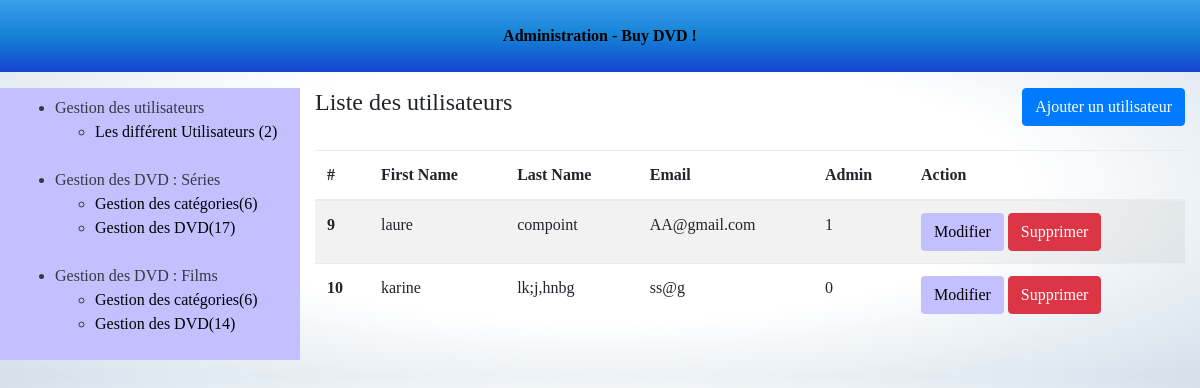
The page /admin/user-list.php (signed in) on the database its author committed.
### tables this page shows
CREATE TABLE `user` (
  `id` int(11) NOT NULL,
  `is_admin` tinyint(4) DEFAULT NULL,
  `lastname` varchar(100) NOT NULL,
  `firstname` varchar(100) NOT NULL,
  `email` varchar(255) NOT NULL,
  `password` varchar(255) NOT NULL
);

### admin/user-list.php (the view, shortened to what this page needs)
<?php
require_once '../tools/_db.php';
$query = $db->query('SELECT * FROM user');
$users = $query->fetchall();
?>
<!DOCTYPE html>
<html>
	<head>
		<?php require 'partials/head_assets.php'; ?>
	</head>
	<body class="index-body">
		<div class="container-fluid">
			<?php require 'partials/header.php'; ?>
			<div class="row my-3 index-content">
				<?php require 'partials/nav.php'; ?>
				<section class="col-9">
					<header class="pb-4 d-flex justify-content-between">
						<h4>Liste des utilisateurs</h4>
						<a class="btn btn-primary" href="user-form.php">Ajouter un utilisateur</a>
					</header>
					<?php if($users): ?>
					<table class="table table-striped">
						<thead>
							<tr>
								<th>#</th>
								<th>First Name</th>
								<th>Last Name</th>
								<th>Email</th>
								<th>Admin</th>
								<th>Action</th>
							</tr>
						</thead>
						<tbody>
							<?php foreach($users as $user): ?>
							<tr>
								<th><?php echo htmlentities($user['id']); ?></th>
								<td><?php echo htmlentities($user['firstname']); ?></td>
								<td><?php echo htmlentities($user['lastname']); ?></td>
								<td><?php echo htmlentities($user['email']); ?></td>
								<td><?php echo htmlentities($user['is_admin']); ?></td>
								<td>
									<a href="user-form.php?user_id=<?php echo $user['id']; ?>&action=edit" class="btn button">Modifier</a>
									<a onclick="return confirm('Are you sure?')" href="user-list.php?user_id=<?php echo $user['id']; ?>&action=delete" class="btn btn-danger">Supprimer</a>
								</td>
							</tr>
							<?php endforeach; ?>
						</tbody>
					</table>
					<?php else: ?>
						Aucun utilisateur enregistré.
					<?php endif; ?>
				</section>
			</div>
		</div>
	</body>
</html>

### css/moovieseries_tv.css (style rules this page uses)
body { margin: 0; padding: 0; font-family: 'Bodoni 72', cursive; background-image: radial-gradient(white, white, #D3E0EA); }
.button, .buttontwo { background-color:#C4BFFF; }
a { color: black; }

### rows shown on the page
user: id "9", firstname "laure", lastname "compoint", email "AA@gmail.com", is_admin "1"
user: id "10", firstname "karine", lastname "lk;j,hnbg", email "ss@g", is_admin "0"

### other values the page prints
$nbUsers "2"
$nbCategoriesSerie "6"
$nbDvdSeries "17"
$nbCategoriesFilm "6"
$nbDvdFilm "14"
